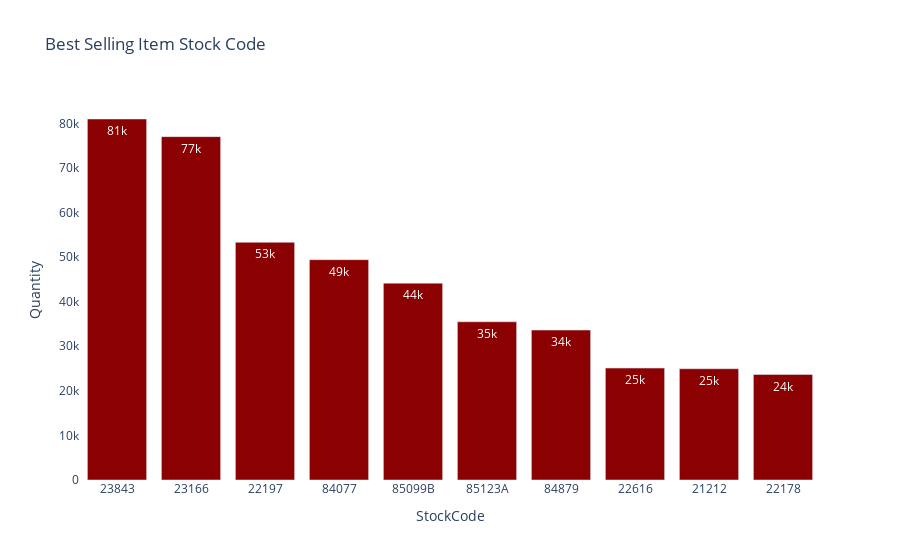

Source (notebook cell):
### Code cell
#Which products are most popular?
most_sold = data_uk_non_cancelled.groupby(['StockCode'])['Quantity'].sum().reset_index()
most_sold = most_sold.sort_values(by=["Quantity"], ascending=False)

# Plotly bar plot
fig = px.bar(most_sold.head(10), x='StockCode', y='Quantity', 
              text_auto='.2s',
             title = "Best Selling Item Stock Code ")
fig.update_yaxes(showgrid=False)
fig.update_xaxes(showgrid=False)
fig.update_layout(plot_bgcolor= 'white')
fig.update_traces(marker_color='darkred')

fig.show()

### Figure 1 — Plotly figure (JSON) as saved in the notebook; plotly's stock layout.template omitted (floating-point values rounded to 4 significant figures)
{"data": [{"alignmentgroup": "True", "hovertemplate": "StockCode=%{x}<br>Quantity=%{y}<extra></extra>", "legendgroup": "", "marker": {"color": "darkred", "pattern": {"shape": ""}}, "name": "", "offsetgroup": "", "orientation": "v", "showlegend": false, "textposition": "auto", "texttemplate": "%{y:.2s}", "type": "bar", "x": ["23843", "23166", "22197", "84077", "85099B", "85123A", "84879", "22616", "21212", "22178"], "xaxis": "x", "y": [80995, 77036, 53320, 49430, 44161, 35491, 33636, 25111, 24963, 23663], "yaxis": "y"}], "layout": {"barmode": "relative", "legend": {"tracegroupgap": 0}, "plot_bgcolor": "white", "title": {"text": "Best Selling Item Stock Code "}, "xaxis": {"anchor": "y", "domain": [0, 1], "showgrid": false, "title": {"text": "StockCode"}}, "yaxis": {"anchor": "x", "domain": [0, 1], "showgrid": false, "title": {"text": "Quantity"}}}}
